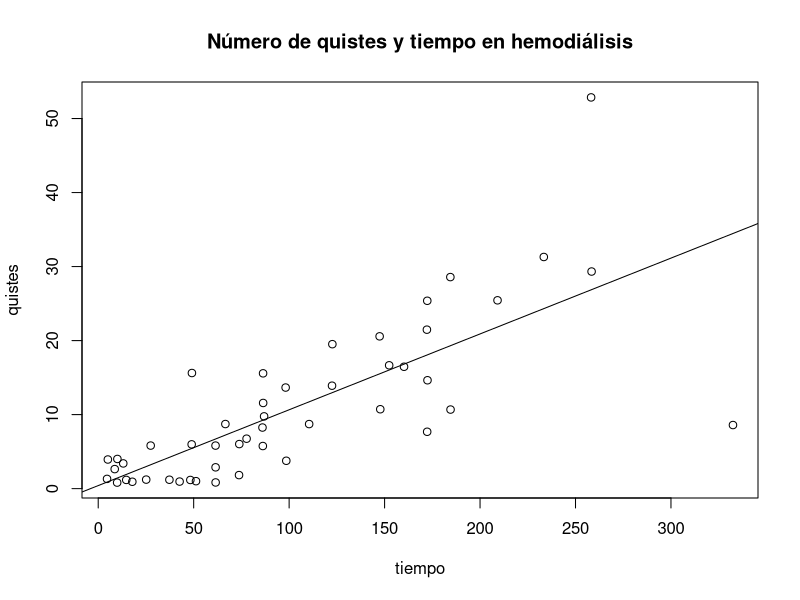
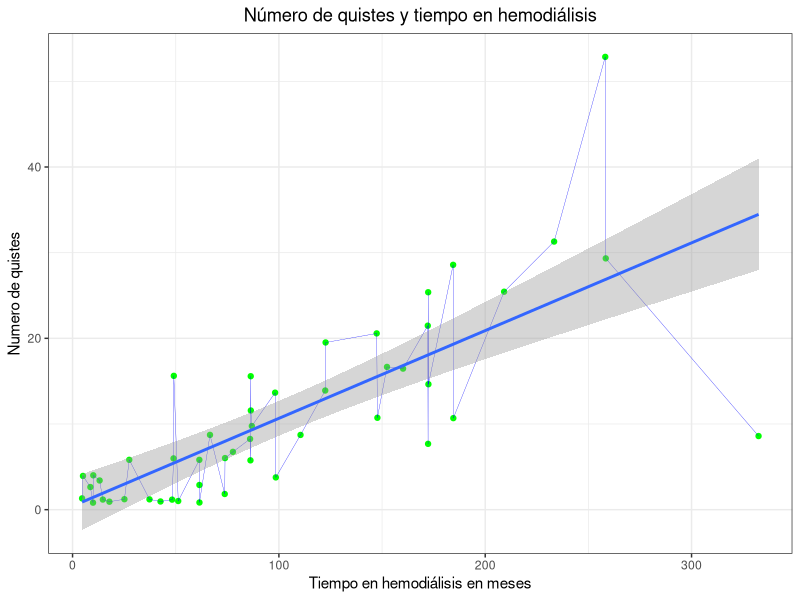
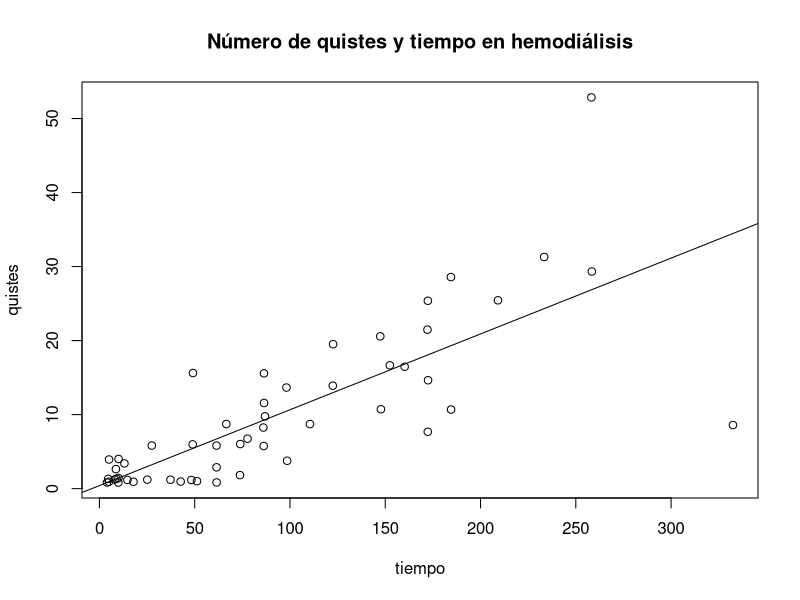
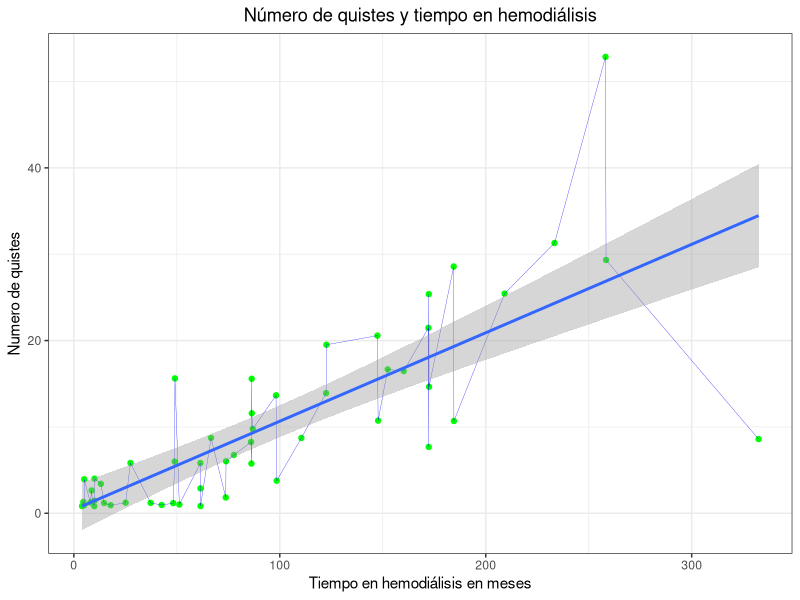
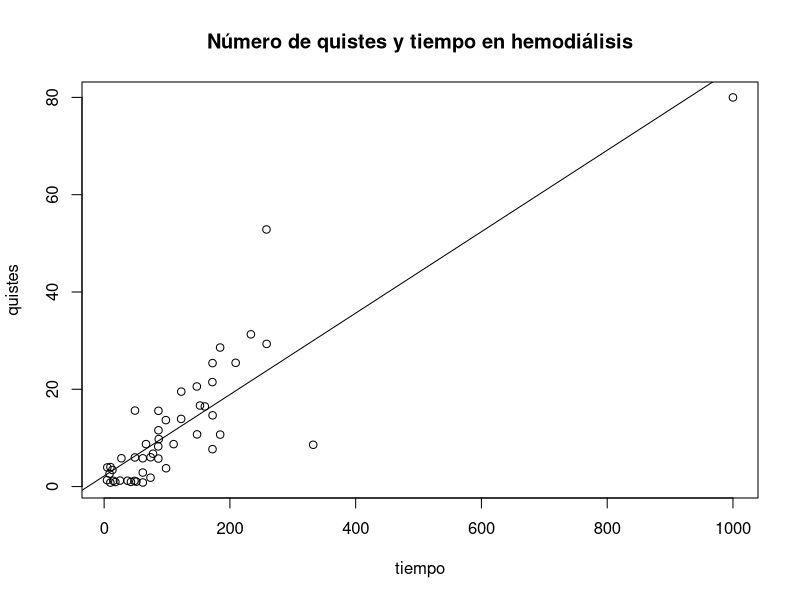
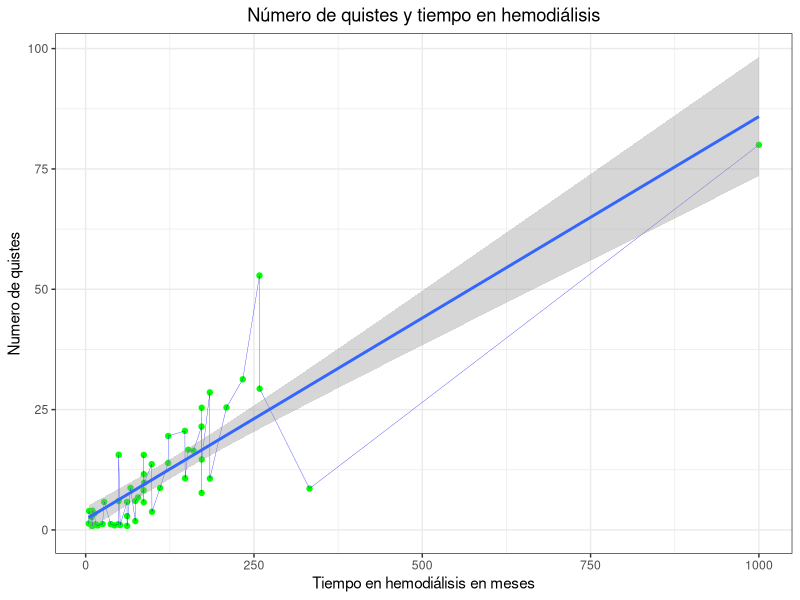

Recreate these plots in R, in order.
## ---- chunk 1
library("ggplot2")
datos = read.csv2(file = "data.csv")

tiempo = as.numeric(datos$Tiempo)
quistes = as.numeric(datos$Quistes)
mod = lm(quistes ~ tiempo, datos)
plot(tiempo, quistes)
title("Número de quistes y tiempo en hemodiálisis")
abline(mod)

## ---- chunk 2
summary(mod)
## ---- chunk 3
print(summary(mod)$r.squared)
## ---- chunk 4
confianza = confint(mod, level = 0.95)
print(confianza)


grafico = ggplot(datos,aes(x=tiempo, y=quistes, label= "")) +
  geom_point(aes(tiempo,quistes),datos,color = "green")+
  theme_bw() + ylab("Numero de quistes")+
  xlab("Tiempo en hemodiálisis en meses") + ggtitle("Número de quistes y tiempo en hemodiálisis") +
  theme(plot.title = element_text(hjust = 0.5)) +
  geom_text(check_overlap = TRUE) +
  geom_line(aes(tiempo,quistes),datos,color="blue",cex=0.1) +
  geom_smooth(method ="lm", formula = y ~ x,level=0.95)
plot(grafico)
## ---- chunk 5
df = data.frame(tiempo,quistes)
tiempo = c(4,5,8,9,10)
predict.lm(mod, data.frame(tiempo = tiempo))
quistes = c(0.8252472,0.9276830,1.2349906,1.3374264,1.4398623)
df2 = data.frame(tiempo = tiempo, quistes = quistes)
df3 = rbind(df,df2)

tiempo = df3$tiempo
quistes = df3$quistes
## ---- chunk 6
mod = lm(quistes ~ tiempo, df3)
plot(tiempo, quistes)
title("Número de quistes y tiempo en hemodiálisis")
abline(mod)
## ---- chunk 7
summary(mod)
## ---- chunk 8
print(summary(mod)$r.squared)
## ---- chunk 9
confianza = confint(mod, level = 0.95)
print(confianza)


grafico = ggplot(df3,aes(x=tiempo, y=quistes, label= "")) +
  geom_point(aes(tiempo,quistes),df3,color = "green")+
  theme_bw() + ylab("Numero de quistes")+
  xlab("Tiempo en hemodiálisis en meses") + ggtitle("Número de quistes y tiempo en hemodiálisis") +
  theme(plot.title = element_text(hjust = 0.5)) +
  geom_text(check_overlap = TRUE) +
  geom_line(aes(tiempo,quistes),df3,color="blue",cex=0.1) +
  geom_smooth(method ="lm", formula = y ~ x,level=0.95)
plot(grafico)
## ---- chunk 10
datos = read.csv2(file = "data.csv")
tiempo = as.numeric(datos$Tiempo)
quistes = as.numeric(datos$Quistes)

df = data.frame(tiempo, quistes)
df2 = data.frame(tiempo = 10*100, quistes = 0.8 * 100)
df = rbind(df, df2)
tiempo = df$tiempo
quistes = df$quistes
## ---- chunk 11
mod = lm(quistes ~ tiempo, df)
plot(tiempo, quistes)
title("Número de quistes y tiempo en hemodiálisis")
abline(mod)
## ---- chunk 12
summary(mod)
## ---- chunk 13
print(summary(mod)$r.squared)
## ---- chunk 14
confianza = confint(mod, level = 0.95)
print(confianza)
grafico = ggplot(df,aes(x=tiempo, y=quistes, label= "")) +
  geom_point(aes(tiempo,quistes),df,color = "green")+
  theme_bw() + ylab("Numero de quistes")+
  xlab("Tiempo en hemodiálisis en meses") + ggtitle("Número de quistes y tiempo en hemodiálisis") +
  theme(plot.title = element_text(hjust = 0.5)) +
  geom_text(check_overlap = TRUE) +
  geom_line(aes(tiempo,quistes),df,color="blue",cex=0.1) +
  geom_smooth(method ="lm", formula = y ~ x,level=0.95)
plot(grafico)
